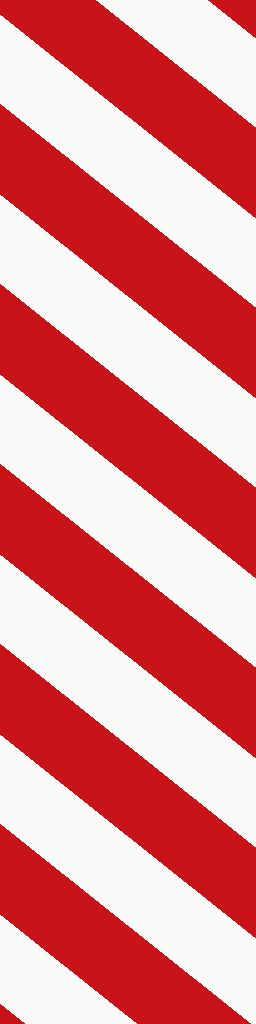
#> input picture msfs2xp-aircraft/tools/gse/decals/chevrons.png, 256 x 1024 px
$ python -i text_layer.py   (imports and definitions only)
#> lines starting #> are read from the running program, lines starting #| are printed output that depends on the picture; after the words box and inside, x2 and y2 are one past the last pixel; in counts of white or black regions, pixels touching at a corner belong together
"""usage: text_layer.py <aircraft objects dir> <pre-bake objects dir> <backup dir> <work dir>,<work dir>... [copies.json]

Undoes the 12 Oct lettering bake in favour of an FF-style text layer:

- the decal objects come back whole from the pre-bake copies (with the cockpit-shake wrapper added since),
  drawn as alpha-tested cut-outs (ATTR_no_blend 0.5) from signed-distance-field atlases (sdf_atlas.py)
  instead of blended, so every label edge stays sharp at any zoom and has no halo;
- each baked panel gets its pre-lettering composite (<work>/<name>_src.png) back at the installed
  resolution or higher, never lower, with the islands unshare.py moved (copies.json) moved again;
- the text-only glow textures (_TXTLIT) become black and the merged emissive ones (_TXT) go back to the
  emissive they were made from, since the decals carry their own glow again.

Everything replaced is copied to the backup dir first. Then run text_blend.py, decal_offset.py and
bake_fbw_ao.py --copies on the panels."""

import json
import os
import re
import shutil
import struct
import subprocess
import sys
from pathlib import Path

import numpy as np
from PIL import Image

from bake import TEXPIPE
from sdf_atlas import sdf_atlas
from unshare import extend_and_copy

DECAL_OBJECTS = [f"a380_cockpit_0{n}.obj" for n in (20, 21, 22, 23, 24, 25)]
WRAP = ["ANIM_begin", "ANIM_trans -1 0 0 1 0 0 -1 1 fbw/anim/buffet_x", "ANIM_trans 0 -1 0 0 1 0 -1 1 fbw/anim/buffet_y",
        "ANIM_trans 0 0 -1 0 0 1 -1 1 fbw/anim/buffet_z"]
EXTRA_PANELS = ["A380_COCKPIT_MIP_KNOBS_02_4K_ALBEDO.dds"]


def dds_size(path):
    h, w = struct.unpack("<II", open(path, "rb").read(20)[12:20])
    return w, h


# [11 lines left out: functions encode, keep, not called in this run]


def sdf_name(tex):
    return re.sub(r"\.dds$", "_SDF.dds", tex)


def restore_decal_object(src, dst):
    lines = Path(src).read_text(encoding="latin-1").split("\n")
    pc = next(i for i, l in enumerate(lines) if l.startswith("POINT_COUNTS"))
    body_start = next(i for i in range(pc + 1, len(lines)) if lines[i].split()[:1] and lines[i].split()[0] not in ("VT", "IDX", "IDX10"))
    insert = body_start + 1 if lines[body_start].startswith("ATTR_LOD") else body_start
    last = max(i for i, l in enumerate(lines) if l.strip())
    out = lines[:insert] + WRAP + lines[insert:last + 1] + ["ANIM_end", ""]
    textures = []
    for i, l in enumerate(out):
        w = l.split()
        if not w:
            continue
        if w[0] == "TEXTURE":
            textures.append(w[1])
            out[i] = f"TEXTURE {sdf_name(w[1])}"
        elif w[0] == "ATTR_blend":
            out[i] = "ATTR_no_blend 0.5"
        elif w[0] == "ATTR_poly_os":
            out[i] = "ATTR_poly_os 0"
    Path(dst).write_text("\n".join(out), encoding="latin-1", newline="\n")
    return textures


# [51 lines left out: function main, not called in this run]


# [2 lines not run here, left out]

>>> import cv2
>>> picture = cv2.imread('../gse/decals/chevrons.png', cv2.IMREAD_GRAYSCALE)
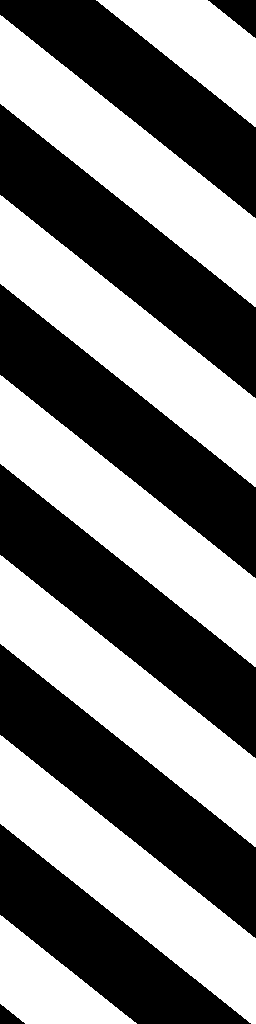
#> picture: shape (1024, 256); values 74 (black) and 249 (white), 49.9% white; 7 white regions, largest, box (x1, y1, x2, y2) and area: (0, 15, 256, 307) 22836, (0, 195, 256, 487) 22836, (0, 375, 256, 667) 22836
>>> result = restore_decal_object(picture, 'out.png')
#> (the run stopped early here; a loop or call above may not have finished)
